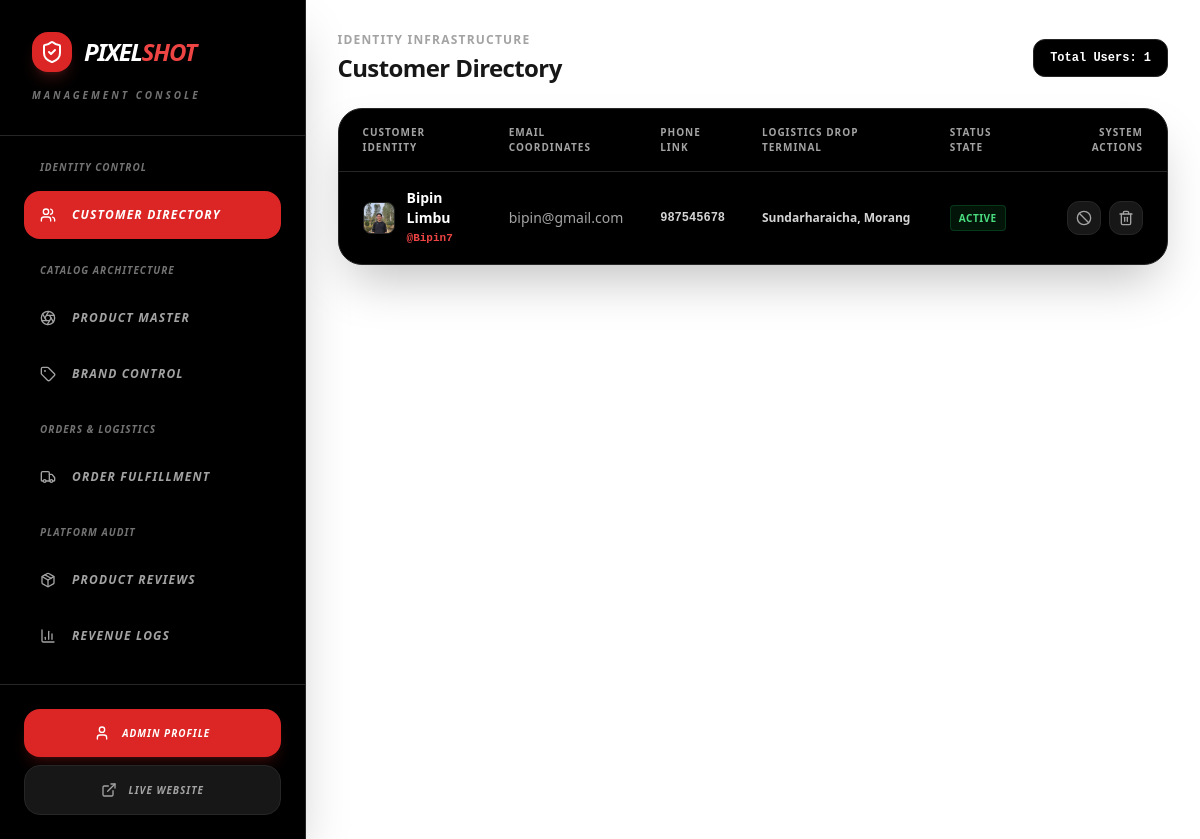
The app's page /dashboard/admin/ (signed in) with its own data.
### ps_app/models.py (models this page shows, shortened)
class User(AbstractUser):
    phone = models.CharField(max_length=20, blank=True)
    address = models.TextField(blank=True)
    profile_picture = models.ImageField(upload_to='images/user/', blank=True, null=True)

### ps_app/views/dashboard.py (the view)
# urls.py: path('dashboard/admin/', admin_dashboard_view, name='admin_dashboard'),
@login_required
def admin_dashboard_view(request):
    if not request.user.is_staff:
        messages.error(request, "You are not authorized to access the admin dashboard.")
        return redirect('/')
    section = request.GET.get('section', 'customer-list')
    context = {
        'section' : section,
    }
    if section == 'customer-list':
        context['customers'] = User.objects.filter(is_staff=False).order_by('-date_joined')
    elif section == 'product-management':
        context['products'] = None
    elif section == 'brand-management':
        context['brands'] = Brand.objects.all()
    elif section == 'order-fulfillment':
        context['orders'] = None
    elif section == 'product-reviews':
        context['product_reviews'] = None
    elif section == 'revenue-logs':
        context['revenue_logs'] = None
    return render(request, 'dashboard/admin_dashboard.html', context)

### ps_app/templates/dashboard/admin_dashboard.html (shortened to what this page needs)
<!DOCTYPE html>
<html lang="en">
<head>
    {% load static %}
    <link href="{% static 'css/styles.css' %}" rel="stylesheet" />
</head>
<body class="bg-white flex min-h-screen overflow-hidden text-neutral-900">
    <aside class="w-80 bg-black text-white flex flex-col shadow-2xl relative z-30 border-r border-neutral-800">
        <div class="p-8 border-b border-neutral-800">
            <div class="flex items-center gap-3">
                <div class="h-10 w-10 bg-red-600 rounded-2xl flex items-center justify-center shadow-lg shadow-red-500/20">
                    <i data-lucide="shield-check" class="w-6 h-6 text-white"></i>
                </div>
                <h1 class="text-2xl font-black italic tracking-tighter uppercase">
                    Pixel<span class="text-red-500">Shot</span>
                </h1>
            </div>
            <p class="text-[10px] text-neutral-500 font-black uppercase tracking-[0.3em] mt-4 italic">Management Console</p>
        </div>
        <nav class="flex-grow p-6 space-y-6 overflow-y-auto custom-scrollbar">
            <div class="space-y-2">
                <h3 class="px-4 text-[10px] font-black text-neutral-500 uppercase tracking-widest mb-4 italic">Identity Control</h3>
                <a href="?section=customer-list" class="flex items-center gap-4 px-4 py-4 rounded-2xl {% if section == 'customer-list' or not section %}bg-red-600 text-white shadow-lg{% else %}text-neutral-400 hover:bg-neutral-900 hover:text-white{% endif %} font-black italic uppercase text-xs tracking-widest transition-all group">
                    <i data-lucide="users" class="w-4 h-4 group-hover:scale-110 transition-transform"></i>
                    Customer Directory
                </a>
            </div>
            <div class="space-y-2">
                <h3 class="px-4 text-[10px] font-black text-neutral-500 uppercase tracking-widest mb-4 italic">Catalog Architecture</h3>
                <a href="?section=product-management" class="flex items-center gap-4 px-4 py-4 rounded-2xl {% if section == 'product-management' %}bg-red-600 text-white shadow-lg{% else %}text-neutral-400 hover:bg-neutral-900 hover:text-white{% endif %} font-black italic uppercase text-xs tracking-widest transition-all group">
                    <i data-lucide="aperture" class="w-4 h-4 group-hover:scale-110 transition-transform"></i>
                    Product Master
                </a>
                <a href="?section=brand-management" class="flex items-center gap-4 px-4 py-4 rounded-2xl {% if section == 'brand-management' %}bg-red-600 text-white shadow-lg{% else %}text-neutral-400 hover:bg-neutral-900 hover:text-white{% endif %} font-black italic uppercase text-xs tracking-widest transition-all group">
                    <i data-lucide="tag" class="w-4 h-4 group-hover:scale-110 transition-transform"></i>
                    Brand Control
                </a>
            </div>
            <div class="space-y-2">
                <h3 class="px-4 text-[10px] font-black text-neutral-500 uppercase tracking-widest mb-4 italic">Orders & Logistics</h3>
                <a href="?section=order-fulfillment" class="flex items-center gap-4 px-4 py-4 rounded-2xl {% if section == 'order-fulfillment' %}bg-red-600 text-white shadow-lg{% else %}text-neutral-400 hover:bg-neutral-900 hover:text-white{% endif %} font-black italic uppercase text-xs tracking-widest transition-all group">
                    <i data-lucide="truck" class="w-4 h-4 group-hover:scale-110 transition-transform"></i>
                    Order Fulfillment
                </a>
            </div>
            <div class="space-y-2">
                <h3 class="px-4 text-[10px] font-black text-neutral-500 uppercase tracking-widest mb-4 italic">Platform Audit</h3>
                <a href="?section=product-reviews" class="flex items-center gap-4 px-4 py-4 rounded-2xl {% if section == 'product-reviews' %}bg-red-600 text-white shadow-lg{% else %}text-neutral-400 hover:bg-neutral-900 hover:text-white{% endif %} font-black italic uppercase text-xs tracking-widest transition-all group">
                    <i data-lucide="package" class="w-4 h-4 group-hover:scale-110 transition-transform"></i>
                    Product Reviews
                </a>
                <a href="?section=revenue-logs" class="flex items-center gap-4 px-4 py-4 rounded-2xl {% if section == 'revenue-logs' %}bg-red-600 text-white shadow-lg{% else %}text-neutral-400 hover:bg-neutral-900 hover:text-white{% endif %} font-black italic uppercase text-xs tracking-widest transition-all group">
                    <i data-lucide="bar-chart-3" class="w-4 h-4 group-hover:scale-110 transition-transform"></i>
                    Revenue Logs
                </a>
            </div>
        </nav>
        <div class="p-6 border-t border-neutral-800 bg-neutral-950 flex flex-col gap-2">
            <a href="/profile/"
               class="flex items-center justify-center gap-3 w-full bg-red-600 text-white px-6 py-4 rounded-2xl font-black italic uppercase text-[10px] tracking-widest hover:bg-red-700 transition-all shadow-lg shadow-red-600/20 active:scale-95">
                <i data-lucide="user" class="w-4 h-4"></i>
                Admin Profile
            </a>
            <a href="/" target="_blank"
               class="flex items-center justify-center gap-3 w-full bg-neutral-900 border border-neutral-800 text-neutral-400 px-6 py-4 rounded-2xl font-black italic uppercase text-[10px] tracking-widest hover:bg-neutral-800 hover:text-white transition-all active:scale-95">
                <i data-lucide="external-link" class="w-4 h-4"></i>
                Live Website
            </a>
        </div>
    </aside>
    <main class="flex-grow flex flex-col h-screen overflow-y-auto bg-white p-6 sm:p-8">
        {% if section == 'customer-list' or not section %}
            {% include 'dashboard/admin/_customer_list.html' %}
        {% elif section == 'product-management' %}
            {% include 'dashboard/admin/_product_management.html' %}
        {% elif section == 'brand-management' %}
            {% include 'dashboard/admin/_brand_management.html' %}
        {% elif section == 'order-fulfillment' %}
            {% include 'dashboard/admin/_order_fulfillment.html' %}
        {% elif section == 'product-reviews' %}
            {% include 'dashboard/admin/_product_reviews.html' %}
        {% elif section == 'revenue-logs' %}
            {% include 'dashboard/admin/_revenue_logs.html' %}
        {% endif %}
    </main>
</body>
</html>

### ps_app/templates/dashboard/admin/_customer_list.html
<div class="space-y-6">
    <div class="flex flex-col sm:flex-row sm:items-center justify-between gap-4">
        <div>
            <h2 class="text-xs font-bold uppercase tracking-widest text-neutral-400 mb-1">Identity Infrastructure</h2>
            <h1 class="text-2xl font-black text-neutral-900 tracking-tight">Customer Directory</h1>
        </div>
        <div class="flex items-center gap-3">
            <div class="bg-black text-white px-4 py-2.5 rounded-xl border border-neutral-800 text-xs font-bold font-mono">
                Total Users: {{ customers|length|default:"0" }}
            </div>
        </div>
    </div>
    <div class="bg-black border border-neutral-800 rounded-3xl shadow-2xl overflow-hidden">
        <div class="overflow-x-auto">
            <table class="w-full text-left border-collapse">
                <thead>
                    <tr class="border-b border-neutral-800 text-[10px] font-bold uppercase tracking-widest text-neutral-400 bg-neutral-950/50">
                        <th class="p-4 pl-6">Customer Identity</th>
                        <th class="p-4">Email Coordinates</th>
                        <th class="p-4">Phone Link</th>
                        <th class="p-4">Logistics Drop Terminal</th>
                        <th class="p-4">Status State</th>
                        <th class="p-4 pr-6 text-right">System Actions</th>
                    </tr>
                </thead>
                <tbody class="divide-y divide-neutral-900 text-sm font-semibold text-neutral-300">
                    {% for customer in customers %}
                        <tr class="hover:bg-neutral-900/30 transition-colors">
                            <td class="p-4 pl-6 flex items-center gap-3">
                                <div class="w-8 h-8 rounded-lg bg-neutral-900 border border-neutral-800 overflow-hidden flex items-center justify-center text-neutral-500 shrink-0">
                                    {% if customer.profile_picture %}
                                        <img src="{{ customer.profile_picture.url }}" alt="{{ customer.first_name }}" class="w-full h-full object-cover">
                                    {% else %}
                                        <i data-lucide="user" class="w-4 h-4 text-neutral-400"></i>
                                    {% endif %}
                                </div>
                                <div>
                                    <span class="text-white block font-bold">{{ customer.first_name }} {{ customer.last_name }}</span>
                                    <span class="text-[11px] font-mono text-red-500 block">@{{ customer.username }}</span>
                                </div>
                            </td>
                            <td class="p-4 font-normal text-neutral-400">{{ customer.email }}</td>
                            <td class="p-4 font-mono text-xs">{{ customer.phone }}</td>
                            <td class="p-4 text-xs max-w-xs truncate">{{ customer.address }}</td>
                            <td class="p-4">
                                <span class="inline-flex items-center gap-1 bg-green-500/10 text-green-400 text-[10px] font-black uppercase px-2 py-0.5 rounded border border-green-500/20 tracking-wider">
                                    Active
                                </span>
                            </td>
                            <td class="p-4 pr-6 text-right">
                                <div class="flex items-center justify-end gap-2">
                                    <button title="Suspend Account" class="p-2 bg-neutral-900 hover:bg-amber-500/10 text-neutral-400 hover:text-amber-500 rounded-xl border border-neutral-800 hover:border-amber-500/20 transition-all">
                                        <i data-lucide="ban" class="w-4 h-4"></i>
                                    </button>
                                    <button title="Delete Operator" class="p-2 bg-neutral-900 hover:bg-red-600/20 text-neutral-400 hover:text-red-500 rounded-xl border border-neutral-800 hover:border-red-600/30 transition-all">
                                        <i data-lucide="trash-2" class="w-4 h-4"></i>
                                    </button>
                                </div>
                            </td>
                        </tr>
                    {% endfor %}
                </tbody>
            </table>
        </div>
    </div>
</div>

### records on screen
User: profile_picture (picture), first_name "Bipin", last_name "Limbu", username "Bipin7", email "bipin@gmail.com", phone "987545678", address "Sundarharaicha, Morang"

### other values on screen
{{ customers|length|default:"0" }} "1"
